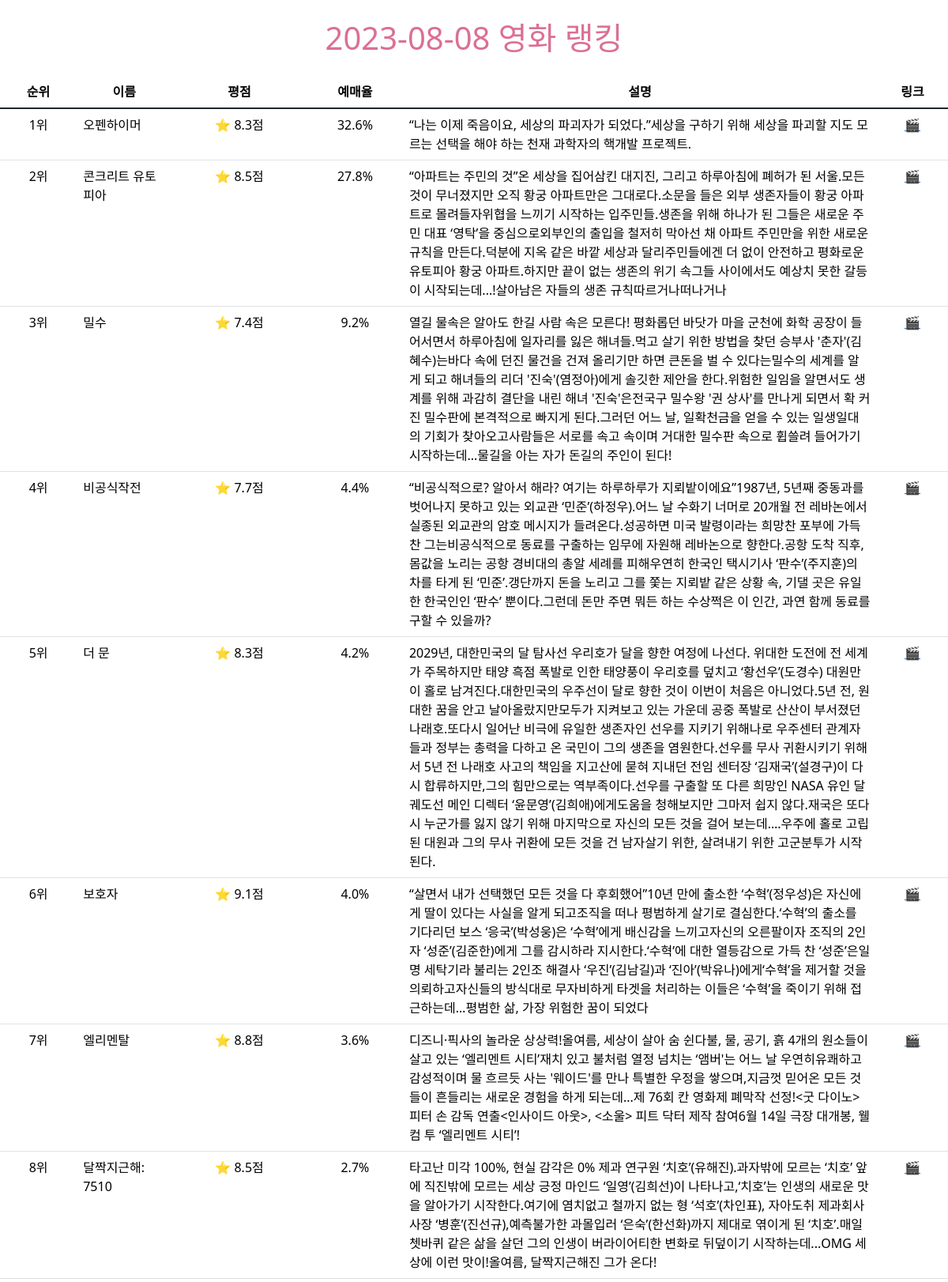
The app's page /ranking/2023-08-08/ (upper part) with its own data.
### tables this page shows
CREATE TABLE rankings(
  id INTEGER PRIMARY KEY AUTOINCREMENT,
  movie_id INTEGER,
  ranking INTEGER,
  rating FLOAT,
  reservation_rate FLOAT,
  create_date TIMESTAMP,

  FOREIGN KEY ("movie_id")
  REFERENCES movies (id));

CREATE TABLE movies(
  id INTEGER PRIMARY KEY AUTOINCREMENT,
  title VARCHAR(200) NOT NULL,
  link VARCHAR(200),
  summary VARCHAR(200)
  );

### app.py (the view)
@app.route('/ranking/<date>/')
def ranking(date):
    db.connect_to_row()
    sql = f'SELECT * FROM rankings R, movies M WHERE R.movie_id = M.id AND R.create_date LIKE "{date}"'
    db.execute_query(sql)
    movies = db.fetch_all()
    db.close_connection()
    return render_template('ranking.html', date=date, movies=movies)

### database/db_controller.py (called while the page is built)
    def connect_to_row(self):
        self.conn = sqlite3.connect('movies.sqlite', check_same_thread=False)
        self.conn.row_factory = sqlite3.Row
        self.cursor = self.conn.cursor()

    def execute_query(self, query, params=None):
        if params is None:
            self.cursor.execute(query)
        else:
            self.cursor.execute(query, params)

    def fetch_all(self):
        return self.cursor.fetchall()

    def close_connection(self):
        if self.cursor:
            self.cursor.close()
        if self.conn:
            self.conn.close()

### templates/ranking.html (shortened to what this page needs)
{% extends 'layout.html' %}
{% block content %}
  <h1 style="text-align: center; margin: 1.5rem; color: palevioletred;">{{ date }} 영화 랭킹</h1>
  <table class="table">
    <thead>
      <tr align="center">
        <th scope="col">순위</th>
        <th scope="col">이름</th>
        <th scope="col">평점</th>
        <th scope="col">예매율</th>
        <th scope="col">설명</th>
        <th scope="col">링크</th>
      </tr>
    </thead>
    <tbody class="table-group-divider">
      {% for movie in movies %}
        <tr>
          <td scope="row" style="text-align: center;">{{ movie['ranking'] }}위</td>
          <td width="10%">{{ movie['title'] }}</td>
          <td style="text-align: center;">⭐️ {{ movie['rating'] }}점</td>
          <td style="text-align: center;">{{ movie['reservation_rate'] }}%</td>
          <td width="50%">{{ movie['summary'] }}</td>
          <td style="text-align: center;">
            <a href="{{ movie['link'] }}">🎬</a>
          </td>
        </tr>
      {% endfor %}
    </tbody>
  </table>
{% endblock %}

### templates/layout.html (shortened to what this page needs)
<!DOCTYPE html>
<html lang="en">
  <head>
    <link href="https://cdn.jsdelivr.net/npm/bootstrap@5.3.1/dist/css/bootstrap.min.css"
          rel="stylesheet"
>
  </head>
  <body>
    {% block content %}{% endblock %}
  </body>
</html>

### records on screen
rankings: ranking "1", title "오펜하이머", rating "8.3", reservation_rate "32.6", summary "“나는 이제 죽음이요, 세상의 파괴자가 되었다.”세상을 구하기 위해 세상을 파괴할 지도 모르는 선택을 해야 하는 천재 과학자의 핵개발 프로젝트."
rankings: ranking "2", title "콘크리트 유토피아", rating "8.5", reservation_rate "27.8", summary "“아파트는 주민의 것”온 세상을 집어삼킨 대지진, 그리고 하루아침에 폐허가 된 서울.모든 것이 무너졌지만 오직 황궁 아파트만은 그대로다.소문을 들은 외부 생존자들이 황궁 아파트로 몰려들자위협을 느끼기 시작하는 입주민들.생존을 위해 하나가 된 그들은 새로운 주민 대표 ‘영탁’을 중심으로외부인의 출입을 철저히 막아선 채 아파트 주민만을 위한 새로운 규칙을 만든다.덕분에 지옥 같은 바깥 세상과 달리주민들에겐 더 없이 안전하고 평화로운 유토피아 황궁 아파트.하지만 끝이 없는 생존의 위기 속그들 사이에서도 예상치 못한 갈등이 시작되는데...!살아남은 자들의 생존 규칙따르거나떠나거나"
rankings: ranking "3", title "밀수", rating "7.4", reservation_rate "9.2", summary "열길 물속은 알아도 한길 사람 속은 모른다! 평화롭던 바닷가 마을 군천에 화학 공장이 들어서면서 하루아침에 일자리를 잃은 해녀들.먹고 살기 위한 방법을 찾던 승부사 '춘자'(김혜수)는바다 속에 던진 물건을 건져 올리기만 하면 큰돈을 벌 수 있다는밀수의 세계를 알게 되고 해녀들의 리더 '진숙'(염정아)에게 솔깃한 제안을 한다.위험한 일임을 알면서도 생계를 위해 과감히 결단을 내린 해녀 '진숙'은전국구 밀수왕 '권 상사'를 만나게 되면서 확 커진 밀수판에 본격적으로 빠지게 된다.그러던 어느 날, 일확천금을 얻을 수 있는 일생일대의 기회가 찾아오고사람들은 서로를 속고 속이며 거대한 밀수판 속으로 휩쓸려 들어가기 시작하는데...물길을 아는 자가 돈길의 주인이 된다!"
rankings: ranking "4", title "비공식작전", rating "7.7", reservation_rate "4.4", summary "“비공식적으로? 알아서 해라? 여기는 하루하루가 지뢰밭이에요”1987년, 5년째 중동과를 벗어나지 못하고 있는 외교관 ‘민준’(하정우).어느 날 수화기 너머로 20개월 전 레바논에서 실종된 외교관의 암호 메시지가 들려온다.성공하면 미국 발령이라는 희망찬 포부에 가득 찬 그는비공식적으로 동료를 구출하는 임무에 자원해 레바논으로 향한다.공항 도착 직후, 몸값을 노리는 공항 경비대의 총알 세례를 피해우연히 한국인 택시기사 ‘판수’(주지훈)의 차를 타게 된 ‘민준’.갱단까지 돈을 노리고 그를 쫓는 지뢰밭 같은 상황 속, 기댈 곳은 유일한 한국인인 ‘판수’ 뿐이다.그런데 돈만 주면 뭐든 하는 수상쩍은 이 인간, 과연 함께 동료를 구할 수 있을까?"
rankings: ranking "5", title "더 문", rating "8.3", reservation_rate "4.2", summary "2029년, 대한민국의 달 탐사선 우리호가 달을 향한 여정에 나선다. 위대한 도전에 전 세계가 주목하지만 태양 흑점 폭발로 인한 태양풍이 우리호를 덮치고 ‘황선우’(도경수) 대원만이 홀로 남겨진다.대한민국의 우주선이 달로 향한 것이 이번이 처음은 아니었다.5년 전, 원대한 꿈을 안고 날아올랐지만모두가 지켜보고 있는 가운데 공중 폭발로 산산이 부서졌던 나래호.또다시 일어난 비극에 유일한 생존자인 선우를 지키기 위해나로 우주센터 관계자들과 정부는 총력을 다하고 온 국민이 그의 생존을 염원한다.선우를 무사 귀환시키기 위해서 5년 전 나래호 사고의 책임을 지고산에 묻혀 지내던 전임 센터장 ‘김재국’(설경구)이 다시 합류하지만,그의 힘만으로는 역부족이다.선우를 구출할 또 다른 희망인 NASA 유인 달 궤도선 메인 디렉터 ‘윤문영’(김희애)에게도움을 청해보지만 그마저 쉽지 않다.재국은 또다시 누군가를 잃지 않기 위해 마지막으로 자신의 모든 것을 걸어 보는데….우주에 홀로 고립된 대원과 그의 무사 귀환에 모든 것을 건 남자살기 위한, 살려내기 위한 고군분투가 시작된다."
rankings: ranking "6", title "보호자", rating "9.1", reservation_rate "4.0", summary "“살면서 내가 선택했던 모든 것을 다 후회했어”10년 만에 출소한 ‘수혁’(정우성)은 자신에게 딸이 있다는 사실을 알게 되고조직을 떠나 평범하게 살기로 결심한다.‘수혁’의 출소를 기다리던 보스 ‘응국’(박성웅)은 ‘수혁’에게 배신감을 느끼고자신의 오른팔이자 조직의 2인자 ‘성준’(김준한)에게 그를 감시하라 지시한다.‘수혁’에 대한 열등감으로 가득 찬 ‘성준’은일명 세탁기라 불리는 2인조 해결사 ‘우진’(김남길)과 ‘진아’(박유나)에게‘수혁’을 제거할 것을 의뢰하고자신들의 방식대로 무자비하게 타겟을 처리하는 이들은 ‘수혁’을 죽이기 위해 접근하는데…평범한 삶, 가장 위험한 꿈이 되었다"
rankings: ranking "7", title "엘리멘탈", rating "8.8", reservation_rate "3.6", summary "디즈니·픽사의 놀라운 상상력!올여름, 세상이 살아 숨 쉰다불, 물, 공기, 흙 4개의 원소들이 살고 있는 ‘엘리멘트 시티’재치 있고 불처럼 열정 넘치는 ‘앰버'는 어느 날 우연히유쾌하고 감성적이며 물 흐르듯 사는 '웨이드'를 만나 특별한 우정을 쌓으며,지금껏 믿어온 모든 것들이 흔들리는 새로운 경험을 하게 되는데...제 76회 칸 영화제 폐막작 선정!<굿 다이노> 피터 손 감독 연출<인사이드 아웃>, <소울> 피트 닥터 제작 참여6월 14일 극장 대개봉, 웰컴 투 ‘엘리멘트 시티’!"
rankings: ranking "8", title "달짝지근해: 7510", rating "8.5", reservation_rate "2.7", summary "타고난 미각 100%, 현실 감각은 0% 제과 연구원 ‘치호’(유해진).과자밖에 모르는 ‘치호’ 앞에 직진밖에 모르는 세상 긍정 마인드 ‘일영’(김희선)이 나타나고,‘치호’는 인생의 새로운 맛을 알아가기 시작한다.여기에 염치없고 철까지 없는 형 ‘석호’(차인표), 자아도취 제과회사 사장 ‘병훈’(진선규),예측불가한 과몰입러 ‘은숙’(한선화)까지 제대로 엮이게 된 ‘치호’.매일 쳇바퀴 같은 삶을 살던 그의 인생이 버라이어티한 변화로 뒤덮이기 시작하는데...OMG 세상에 이런 맛이!올여름, 달짝지근해진 그가 온다!"

### other values on screen
{{ date }} "2023-08-08"
